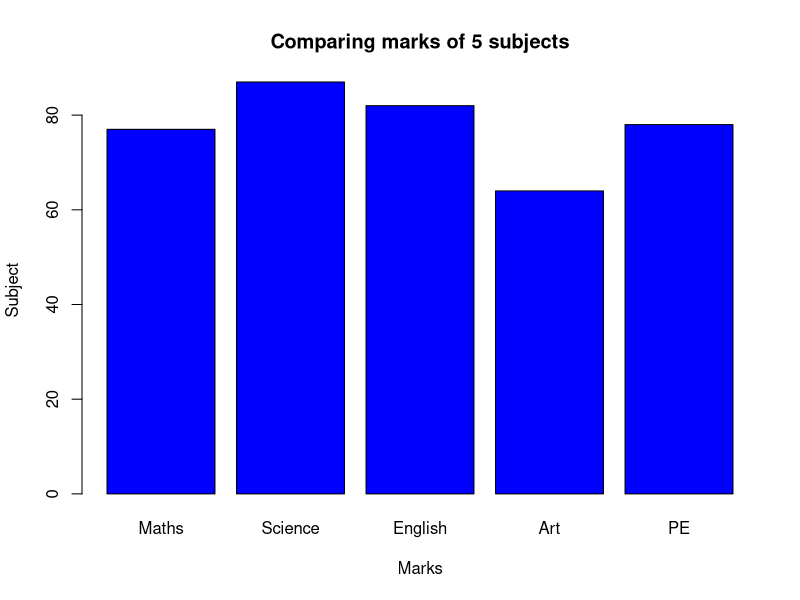

This chart was generated by the following R code:
marks = c(77, 87, 82, 64, 78)
barplot(marks,
        main = "Comparing marks of 5 subjects",
        xlab = "Marks",
        ylab = "Subject",
        names.arg = c("Maths", "Science", "English", "Art", "PE"),
        col = "blue",
        horiz = FALSE)

